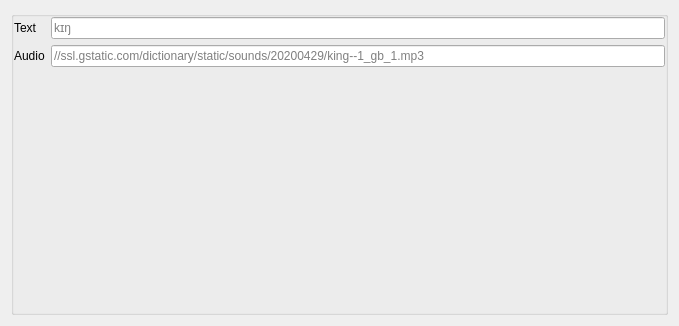
<?xml version="1.0" encoding="UTF-8"?>
<ui version="4.0">
 <class>Pronunciation</class>
 <widget class="QWidget" name="Pronunciation">
  <property name="geometry">
   <rect>
    <x>0</x>
    <y>0</y>
    <width>679</width>
    <height>326</height>
   </rect>
  </property>
  <property name="windowTitle">
   <string>Pronunciation</string>
  </property>
  <layout class="QVBoxLayout" name="verticalLayout">
   <item>
    <widget class="QGroupBox" name="groupBox">
     <property name="title">
      <string/>
     </property>
     <layout class="QHBoxLayout" name="horizontalLayout">
      <property name="spacing">
       <number>6</number>
      </property>
      <property name="leftMargin">
       <number>0</number>
      </property>
      <property name="topMargin">
       <number>0</number>
      </property>
      <property name="rightMargin">
       <number>0</number>
      </property>
      <property name="bottomMargin">
       <number>0</number>
      </property>
      <item>
       <layout class="QFormLayout" name="formLayout">
        <property name="labelAlignment">
         <set>Qt::AlignLeading|Qt::AlignLeft|Qt::AlignVCenter</set>
        </property>
        <item row="0" column="0">
         <widget class="QLabel" name="label">
          <property name="text">
           <string>Text</string>
          </property>
         </widget>
        </item>
        <item row="0" column="1">
         <widget class="QLineEdit" name="pronunciation_text_lineedit">
          <property name="placeholderText">
           <string>kɪŋ</string>
          </property>
          <property name="clearButtonEnabled">
           <bool>true</bool>
          </property>
         </widget>
        </item>
        <item row="1" column="0">
         <widget class="QLabel" name="label_2">
          <property name="text">
           <string>Audio</string>
          </property>
         </widget>
        </item>
        <item row="1" column="1">
         <widget class="QLineEdit" name="pronunciation_audio_lineedit">
          <property name="placeholderText">
           <string>//ssl.gstatic.com/dictionary/static/sounds/20200429/king--1_gb_1.mp3</string>
          </property>
          <property name="clearButtonEnabled">
           <bool>true</bool>
          </property>
         </widget>
        </item>
       </layout>
      </item>
     </layout>
    </widget>
   </item>
  </layout>
 </widget>
 <resources/>
 <connections/>
</ui>
